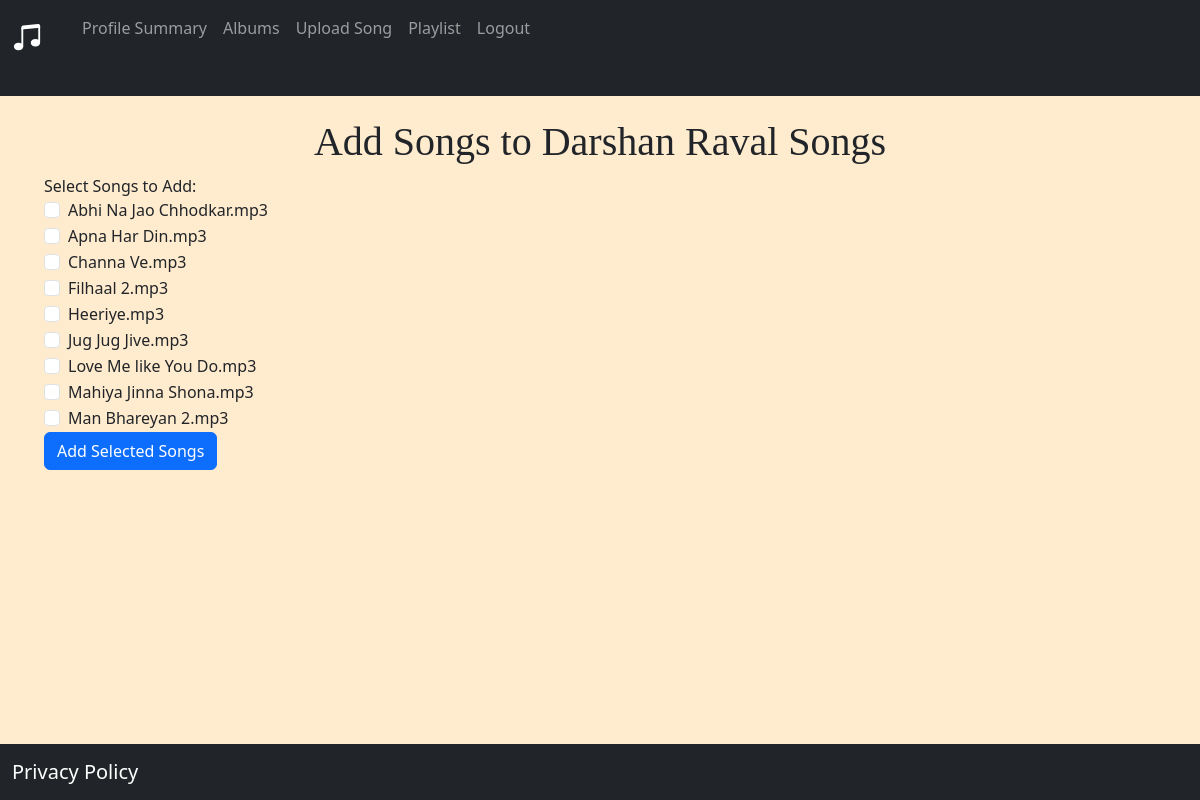
/add_songs_to_album/1 (signed in), run on the app's committed database.
### website/models.py (models this page shows)
class Album(db.Model):
    id = db.Column(db.Integer, primary_key = True)
    name = db.Column(db.String(150))
    genre = db.Column(db.String(150))
    artist = db.Column(db.String(150))
    created_at = db.Column(db.DateTime(), default = func.now())
    user_id = db.Column(db.Integer, db.ForeignKey('user.id'))
    album_songs = db.relationship('Song', secondary=album_song_association, back_populates='albums')

class Song(db.Model):
    id = db.Column(db.Integer, primary_key = True)
    name = db.Column(db.String(150))
    lyrics = db.Column(db.String(5000))
    duration = db.Column(db.String(150))
    singer = db.Column(db.String(150))
    genre = db.Column(db.String(150))
    created_at = db.Column(db.DateTime(), default = func.now())
    ratings = db.Column(db.Float, default=0.0)
    num_ratings = db.Column(db.Integer, default=0)
    user_id = db.Column(db.Integer, db.ForeignKey('user.id'))
    albums = db.relationship('Album', secondary= album_song_association, back_populates='album_songs')
    playlists = db.relationship('Playlist', secondary= playlist_song_association, back_populates='songs')

### website/album.py (the view, shortened to what this page needs)
@album.route('/add_songs_to_album/<int:album_id>', methods=['GET', 'POST'])
def add_songs_to_album(album_id):
    album = Album.query.get_or_404(album_id)
    if request.method == 'GET':
        if album.user_id != session.get('user'):
            flash('You are not authorized to perform this action.', 'danger')
            return redirect(url_for('album.view_album_songs', album_id=album_id))
        remaining_songs = get_remaining_songs(album)
        return render_template('add_songs_to_album.html', album=album, remaining_songs=remaining_songs)

### website/album.py (called while the page is built)
def get_remaining_songs(album):
    remaining_songs = Song.query.filter(~Song.albums.any(id=album.id)).all()
    return remaining_songs

### website/templates/add_songs_to_album.html (shortened to what this page needs)
{% extends 'base.html' %}
{% block content %}
<div class="container">
    <center><h1 style="font-family: cursive;"> Add Songs to {{ album.name }} </h1></center>
    <div class="row">
        <form method="post" action="{{ url_for('album.add_songs_to_album', album_id=album.id) }}">
            <label>Select Songs to Add:</label>
            {% for song in remaining_songs %}
                <div class="form-check">
                    <input class="form-check-input" type="checkbox" name="selected_songs" value="{{ song.id }}">
                    <label class="form-check-label" for="selected_songs_{{ song.id }}">
                        {{ song.name }}
                    </label>
                </div>
            {% endfor %}
            <button type="submit" class="btn btn-primary">Add Selected Songs</button>
        </form>
    </div>
</div>
{% endblock %}

### data on the page
Album: name "Darshan Raval Songs"
Song: name "Abhi Na Jao Chhodkar.mp3"
Song: name "Apna Har Din.mp3"
Song: name "Channa Ve.mp3"
Song: name "Filhaal 2.mp3"
Song: name "Heeriye.mp3"
Song: name "Jug Jug Jive.mp3"
Song: name "Love Me like You Do.mp3"
Song: name "Mahiya Jinna Shona.mp3"
Song: name "Man Bhareyan 2.mp3"
